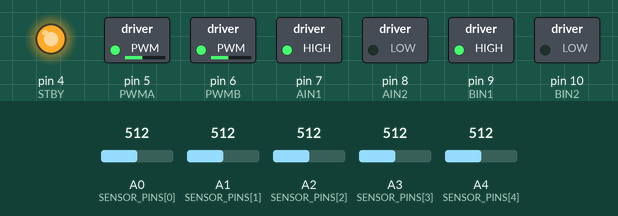
This sketch was run on a simulated Arduino Uno, built with avr-gcc and run on an emulated ATmega328P. Shown: switched loads named in the sketch (green lamp = pin HIGH), output pins drawn as LEDs (lit = HIGH). The test bench sets the inputs (shaded band); at power-on: A0 (SENSOR_PINS[0]) = 512, A1 (SENSOR_PINS[1]) = 512, A2 (SENSOR_PINS[2]) = 512, A3 (SENSOR_PINS[3]) = 512, A4 (SENSOR_PINS[4]) = 512.

Above: at 3.2 s.
3.3 s: A0 (SENSOR_PINS[0]) set to 490
At 3.8 s:
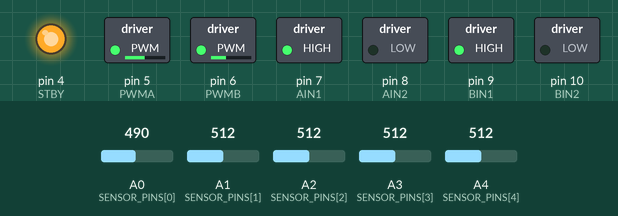
4.8 s: A1 (SENSOR_PINS[1]) set to 494
At 6.0 s:
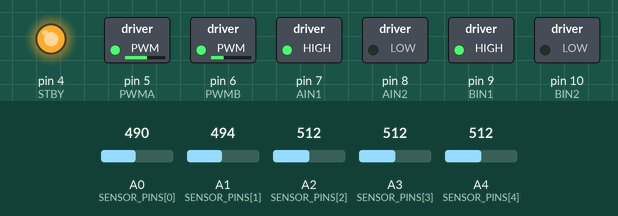
6.3 s: A2 (SENSOR_PINS[2]) set to 490
At 7.3 s:
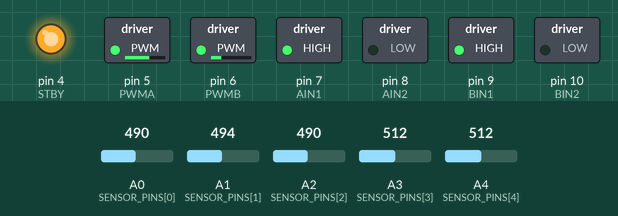
7.8 s: A3 (SENSOR_PINS[3]) set to 483
At 8.4 s:
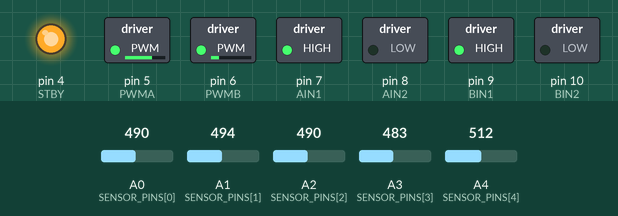
9.3 s: A4 (SENSOR_PINS[4]) set to 491
At 10.5 s:
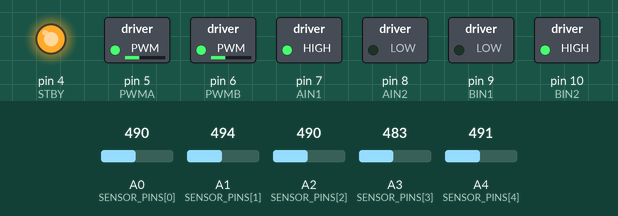
12.3 s: A1 (SENSOR_PINS[1]) set to 510
At 13.0 s:
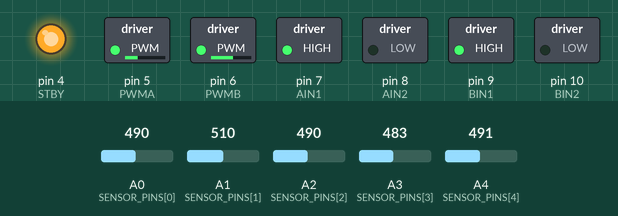
Timing chart, 0 to 14.8 s (numbered marks = the images above; inputs shaded):
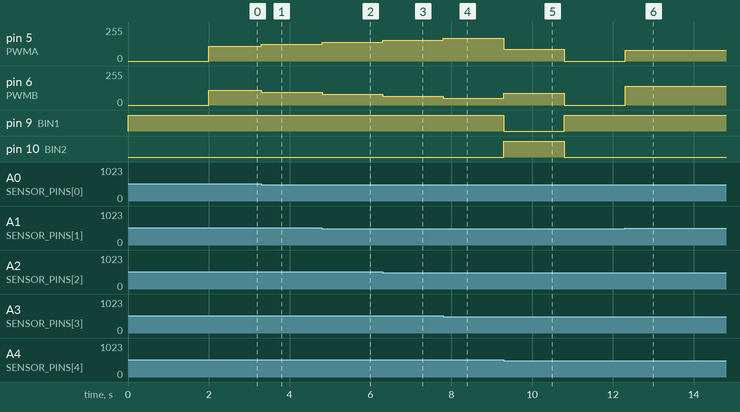

Measured:
- the behaviour switches between 501 and 500 on A4 (SENSOR_PINS[4]) (found by bisection; images 4 and 5)
- after the input at 3.3 s, pin 5 (PWMA): 110/255 → 125/255 at once; pin 6 (PWMB): 110/255 → 95/255 at once
- after the input at 4.8 s, pin 5 (PWMA): 125/255 → 140/255 at once; pin 6 (PWMB): 95/255 → 80/255 at once
- after the input at 6.3 s, pin 5 (PWMA): 140/255 → 155/255 at once; pin 6 (PWMB): 80/255 → 65/255 at once
- after the input at 7.8 s, pin 5 (PWMA): 155/255 → 170/255 at once; pin 6 (PWMB): 65/255 → 50/255 at once
- after the input at 9.3 s, pin 5 (PWMA): 170/255 → 90/255 at once, → 0/255 1.5 s later; pin 6 (PWMB): 50/255 → 90/255 at once, → 0/255 1.5 s later; pin 9 (BIN1): HIGH → LOW at once, → HIGH 1.5 s later; pin 10 (BIN2): LOW → HIGH at once, → LOW 1.5 s later
- after the input at 12.3 s, pin 5 (PWMA): 0/255 → 80/255 at once; pin 6 (PWMB): 0/255 → 140/255 at once

The sketch:

line_follower.ino
```cpp
const int PWMA = 5, AIN1 = 7, AIN2 = 8;
const int PWMB = 6, BIN1 = 9, BIN2 = 10;
const int STBY = 4;

const int SENSOR_PINS[5] = {A0, A1, A2, A3, A4};
const int WEIGHTS[5]     = {-2, -1, 0, 1, 2};

const int  THRESHOLD     = 500;
const bool BLACK_IS_HIGH = true;

const int MAX_SPEED    = 180;
const int BASE_SPEED   = 110;
const int SEARCH_SPEED = 90;

float Kp = 30;
float Kd = 20;

const unsigned long START_DELAY_MS  = 2000;
const unsigned long LOST_TIMEOUT_MS = 1500;

const bool PRINT_MODE = false;

float lastError = 0;
unsigned long lostSince = 0;
bool wasLost = false;

void setMotors(int left, int right) {
  left  = constrain(left,  -MAX_SPEED, MAX_SPEED);
  right = constrain(right, -MAX_SPEED, MAX_SPEED);

  digitalWrite(AIN1, left >= 0);
  digitalWrite(AIN2, left < 0);
  digitalWrite(BIN1, right >= 0);
  digitalWrite(BIN2, right < 0);

  analogWrite(PWMA, abs(left));
  analogWrite(PWMB, abs(right));
}

void stopMotors() {
  setMotors(0, 0);
}

bool readLine(float &error) {
  int sum = 0, count = 0;
  for (int i = 0; i < 5; i++) {
    bool high = analogRead(SENSOR_PINS[i]) > THRESHOLD;
    bool onLine = BLACK_IS_HIGH ? high : !high;
    if (onLine) {
      sum += WEIGHTS[i];
      count++;
    }
  }
  if (count == 0) return false;
  error = (float)sum / count;
  return true;
}

void setup() {
  pinMode(PWMA, OUTPUT); pinMode(AIN1, OUTPUT); pinMode(AIN2, OUTPUT);
  pinMode(PWMB, OUTPUT); pinMode(BIN1, OUTPUT); pinMode(BIN2, OUTPUT);
  pinMode(STBY, OUTPUT);

  Serial.begin(9600);
  stopMotors();
  digitalWrite(STBY, HIGH);

  if (!PRINT_MODE) delay(START_DELAY_MS);
}

void loop() {
  if (PRINT_MODE) {
    for (int i = 0; i < 5; i++) {
      Serial.print(analogRead(SENSOR_PINS[i]));
      Serial.print("\t");
    }
    Serial.println();
    delay(200);
    return;
  }

  float error;
  if (readLine(error)) {
    if (wasLost) {
      lastError = error;
      wasLost = false;
    }

    float correction = Kp * error + Kd * (error - lastError);
    lastError = error;

    setMotors((int)(BASE_SPEED + correction), (int)(BASE_SPEED - correction));
  } else {
    if (!wasLost) {
      wasLost = true;
      lostSince = millis();
    }
    if (millis() - lostSince > LOST_TIMEOUT_MS) {
      stopMotors();
      return;
    }
    if (lastError < 0) setMotors(-SEARCH_SPEED, SEARCH_SPEED);
    else               setMotors(SEARCH_SPEED, -SEARCH_SPEED);
  }
}
```
